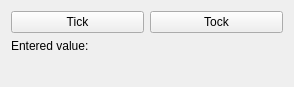
<?xml version="1.0" encoding="UTF-8"?>
<ui version="4.0">
 <class>Form</class>
 <widget class="QWidget" name="Form">
  <property name="geometry">
   <rect>
    <x>0</x>
    <y>0</y>
    <width>294</width>
    <height>87</height>
   </rect>
  </property>
  <property name="windowTitle">
   <string>Form</string>
  </property>
  <layout class="QVBoxLayout" name="verticalLayout">
   <item>
    <layout class="QHBoxLayout" name="horizontalLayout">
     <item>
      <widget class="CPushButton" name="CPushButton">
       <property name="text">
        <string>Tick</string>
       </property>
       <property name="channel" stdset="0">
        <string notr="true">japc:///DemoDevice/Settings#Demo</string>
       </property>
       <property name="pressValue" stdset="0">
        <string>Tick</string>
       </property>
      </widget>
     </item>
     <item>
      <widget class="CPushButton" name="CPushButton_2">
       <property name="text">
        <string>Tock</string>
       </property>
       <property name="channel" stdset="0">
        <string notr="true">japc:///DemoDevice/Settings#Demo</string>
       </property>
       <property name="pressValue" stdset="0">
        <string>Tock</string>
       </property>
      </widget>
     </item>
    </layout>
   </item>
   <item>
    <layout class="QFormLayout" name="formLayout">
     <item row="0" column="0">
      <widget class="QLabel" name="label">
       <property name="text">
        <string>Entered value:</string>
       </property>
      </widget>
     </item>
     <item row="0" column="1">
      <widget class="CLabel" name="CLabel">
       <property name="channel" stdset="0">
        <string notr="true">japc:///DemoDevice/Settings#Demo</string>
       </property>
      </widget>
     </item>
    </layout>
   </item>
  </layout>
 </widget>
 <customwidgets>
  <customwidget>
   <class>PyDMLabel</class>
   <extends>QLabel</extends>
   <header>pydm.widgets.label</header>
  </customwidget>
  <customwidget>
   <class>PyDMPushButton</class>
   <extends>QPushButton</extends>
   <header>pydm.widgets.pushbutton</header>
  </customwidget>
  <customwidget>
   <class>CPushButton</class>
   <extends>PyDMPushButton</extends>
   <header>comrad.widgets.pydm_widgets</header>
  </customwidget>
  <customwidget>
   <class>CLabel</class>
   <extends>PyDMLabel</extends>
   <header>comrad.widgets.pydm_widgets</header>
  </customwidget>
 </customwidgets>
 <resources/>
 <connections/>
</ui>
